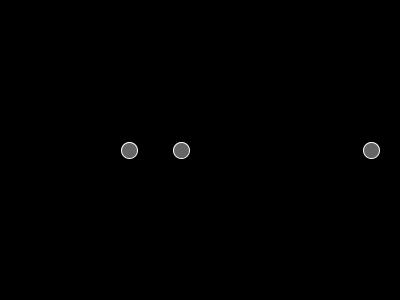
Frame 1 (no input)
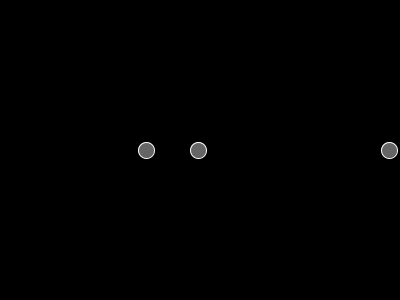
Frame 60 (the mouse pressed at the canvas centre just before this capture)
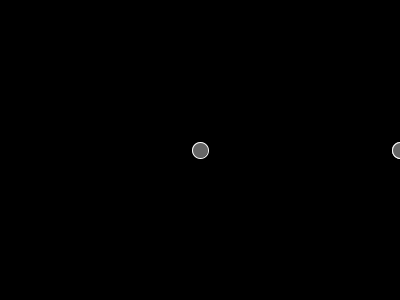
Frame 120 (the mouse held since frame 60 and released just before this capture)

The Processing sketch that drew these frames (run headless with seeded random() and noise(); from frame 60 on, the mouse is pressed at the canvas centre):

// Processing sketch: while_loop_1
// ── while_loop_1.pde
float x = 0;

void setup() {
  size(400, 300);
}

void draw() {
  background(0);
  x = 0;
  while (x < width) {
    if(mouseX < 1){
      x = x + random(200);
    }else{
    x = x+mouseX;
    }
    fill(101);
    stroke(255);
    ellipse(x, 150, 16, 16);
  }

  fill(101);
  stroke(255);
  ellipse(x, 150, 16, 16);
}
